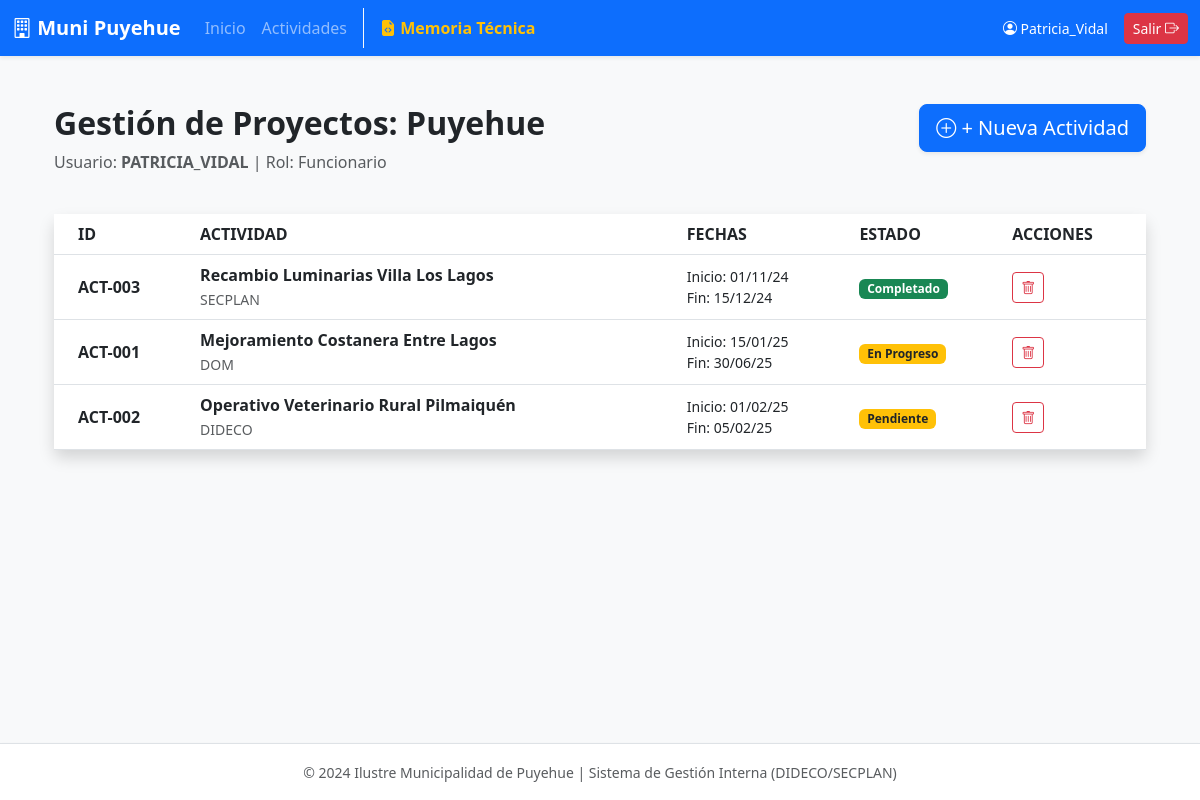
/actividades/ (signed in), run on the app's committed database.
### gestion_municipal/models.py (models this page shows, shortened)
class ActividadProyecto(models.Model):
    ESTADOS = [
        ('Pendiente', 'Pendiente'),
        ('En Progreso', 'En Progreso'),
        ('Completado', 'Completado'),
        ('Atrasado', 'Atrasado'),
    ]
    OFICINAS = [
        ('SECPLAN', 'Secretaría Comunal de Planificación'),
        ('DIDECO', 'Desarrollo Comunitario'),
        ('DOM', 'Dirección de Obras'),
        ('TRANSITO', 'Dirección de Tránsito'),
        ('ALCALDIA', 'Gabinete Alcaldía'),
    ]
    activity_id = models.CharField(max_length=20, unique=True, verbose_name="ID Actividad")
    project_id = models.CharField(max_length=20, verbose_name="ID Proyecto")
    nombre_actividad = models.CharField(max_length=255)
    fecha_inicio = models.DateField()
    fecha_termino = models.DateField()
    estado = models.CharField(max_length=20, choices=ESTADOS, default='Pendiente')
    responsable = models.CharField(max_length=20, choices=OFICINAS, default='SECPLAN')
    creado_por = models.ForeignKey(User, on_delete=models.SET_NULL, null=True, blank=True)

### gestion_municipal/views.py (the view)
# urls.py: path('actividades/', views.lista_actividades, name='lista_actividades'),
@login_required
def lista_actividades(request):
    actividades = ActividadProyecto.objects.all().order_by('fecha_inicio')
    resumen = {
        'total': actividades.count(),
        'atrasadas': actividades.filter(estado='Atrasado').count(),
        'en_progreso': actividades.filter(estado='En Progreso').count()
    }
    return render(request, 'lista_actividades.html', {
        'actividades': actividades,
        'resumen': resumen
    })

### templates/lista_actividades.html
{% extends 'base.html' %}
{% block content %}
<div class="container-fluid py-4">
    <div class="row mb-4">
        <div class="col-md-8">
            <h2 class="fw-bold text-dark">Gestión de Proyectos: Puyehue</h2>
            <p class="text-muted">
                Usuario: <strong>{{ user.username|upper }}</strong> |
                Rol: {{ user.groups.first.name|default:"Funcionario" }}
            </p>
        </div>
        <div class="col-md-4 text-end">
            {% if perms.gestion_municipal.add_actividadproyecto %}
             <a href="{% url 'crear_actividad' %}" class="btn btn-primary btn-lg shadow-sm">
                <i class="bi bi-plus-circle"></i> + Nueva Actividad
            </a>
            {% endif %}
        </div>
    </div>
    <div class="card shadow border-0">
        <div class="card-body p-0">
            <table class="table table-hover align-middle mb-0">
                <thead class="bg-light text-secondary">
                    <tr>
                        <th class="ps-4">ID</th>
                        <th>ACTIVIDAD</th>
                        <th>FECHAS</th>
                        <th>ESTADO</th>
                        {% if perms.gestion_municipal.delete_actividadproyecto %}
                        <th>ACCIONES</th>
                        {% endif %}
                    </tr>
                </thead>
                <tbody>
                    {% for act in actividades %}
                    <tr>
                        <td class="ps-4 fw-bold">{{ act.activity_id }}</td>
                        <td>
                            <div class="fw-bold">{{ act.nombre_actividad }}</div>
                            <small class="text-muted">{{ act.responsable }}</small>
                        </td>
                        <td>
                            <small class="d-block">Inicio: {{ act.fecha_inicio|date:"d/m/y" }}</small>
                            <small class="d-block">Fin: {{ act.fecha_termino|date:"d/m/y" }}</small>
                        </td>
                        <td>
                            <span class="badge {% if act.estado == 'Completado' %}bg-success{% elif act.estado == 'Atrasado' %}bg-danger{% else %}bg-warning text-dark{% endif %}">
                                {{ act.estado }}
                            </span>
                        </td>
                        {% if perms.gestion_municipal.delete_actividadproyecto %}
                        <td>
                            <a href="{% url 'eliminar_actividad' act.id %}" class="btn btn-outline-danger btn-sm" onclick="return confirm('¿Seguro que desea eliminar esta actividad?');">
                                <i class="bi bi-trash"></i>
                            </a>
                        </td>
                        {% endif %}
                    </tr>
                    {% endfor %}
                </tbody>
            </table>
        </div>
    </div>
</div>
{% endblock %}

### templates/base.html (shortened to what this page needs)
<!DOCTYPE html>
<html lang="es">
<head>
    <link href="https://cdn.jsdelivr.net/npm/bootstrap@5.3.0/dist/css/bootstrap.min.css" rel="stylesheet">
    <link rel="stylesheet" href="https://cdn.jsdelivr.net/npm/bootstrap-icons@1.11.1/font/bootstrap-icons.css">
</head>
<body class="bg-light d-flex flex-column min-vh-100">
    <nav class="navbar navbar-expand-lg navbar-dark bg-primary shadow-sm">
        <div class="container-fluid">
            <a class="navbar-brand fw-bold" href="{% url 'dashboard' %}">
                <i class="bi bi-building"></i> Muni Puyehue
            </a>
            <div class="collapse navbar-collapse" id="navbarNav">
                {% if user.is_authenticated %}
                <ul class="navbar-nav me-auto mb-2 mb-lg-0 align-items-center">
                    <li class="nav-item">
                        <a class="nav-link" href="{% url 'dashboard' %}">Inicio</a>
                    </li>
                    <li class="nav-item">
                        <a class="nav-link" href="{% url 'lista_actividades' %}">Actividades</a>
                    </li>
                    <li class="nav-item border-start border-light ms-lg-2 ps-lg-2">
                        <a class="nav-link text-warning fw-bold" href="{% url 'memoria_tecnica' %}">
                            <i class="bi bi-file-earmark-code-fill"></i> Memoria Técnica
                        </a>
                    </li>
                </ul>
                <div class="d-flex align-items-center">
                    <span class="text-white me-3 small d-none d-lg-block">
                        <i class="bi bi-person-circle"></i> {{ user.username|title }}
                    </span>
                    <a href="{% url 'logout' %}" class="btn btn-danger btn-sm">
                        Salir <i class="bi bi-box-arrow-right"></i>
                    </a>
                </div>
                {% endif %}
            </div>
        </div>
    </nav>
    <div class="container mt-4 flex-grow-1">
        {% block content %}
        {% endblock %}
    </div>
    <footer class="bg-white text-center py-3 mt-5 border-top shadow-sm">
        <div class="container">
            <small class="text-muted">
                &copy; 2024 Ilustre Municipalidad de Puyehue | Sistema de Gestión Interna (DIDECO/SECPLAN)
            </small>
        </div>
    </footer>
</body>
</html>

### data on the page
ActividadProyecto: activity_id "ACT-003", nombre_actividad "Recambio Luminarias Villa Los Lagos", responsable "SECPLAN", fecha_inicio "01/11/24", fecha_termino "15/12/24", estado "Completado"
ActividadProyecto: activity_id "ACT-001", nombre_actividad "Mejoramiento Costanera Entre Lagos", responsable "DOM", fecha_inicio "15/01/25", fecha_termino "30/06/25", estado "En Progreso"
ActividadProyecto: activity_id "ACT-002", nombre_actividad "Operativo Veterinario Rural Pilmaiquén", responsable "DIDECO", fecha_inicio "01/02/25", fecha_termino "05/02/25", estado "Pendiente"

### other printed values
{{ user.username|title }} "Patricia_Vidal"
{{ user.username|upper }} "PATRICIA_VIDAL"
{{ user.groups.first.name|default:"Funcionario" }} "Funcionario"
